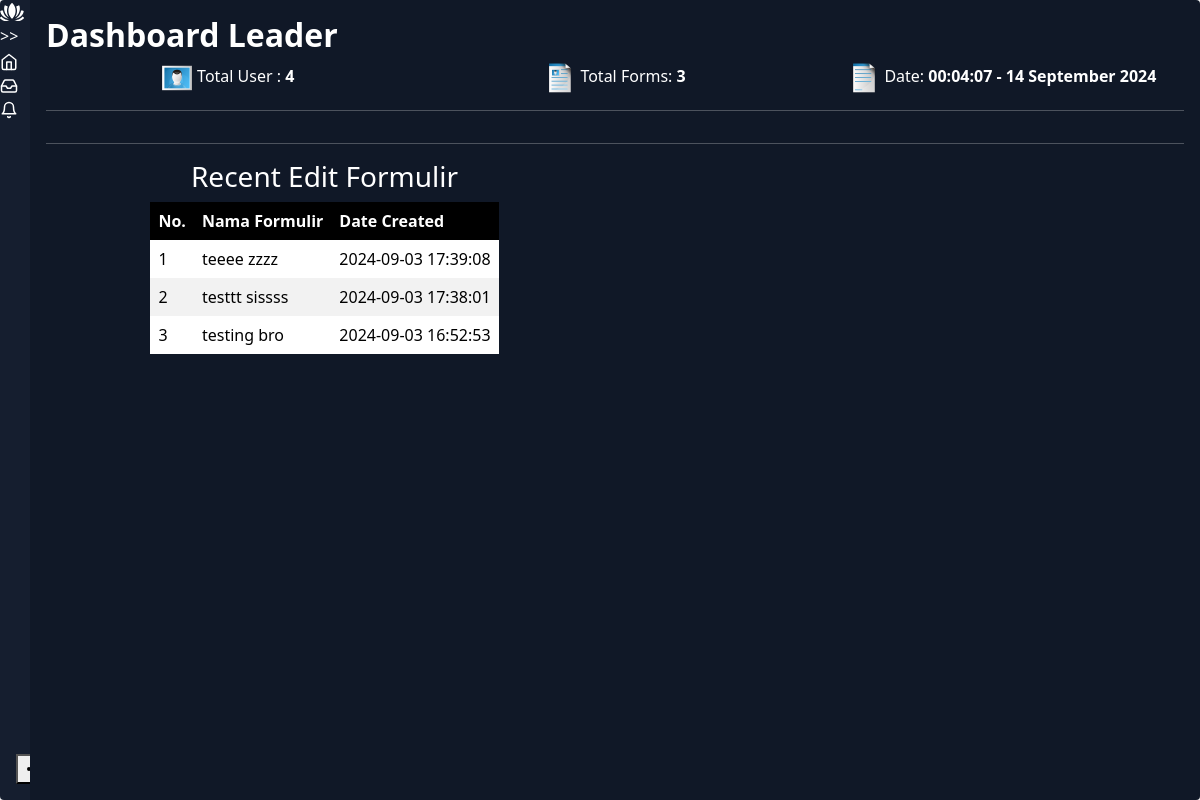
Before: /index.php/display/dashboard with the older database file.
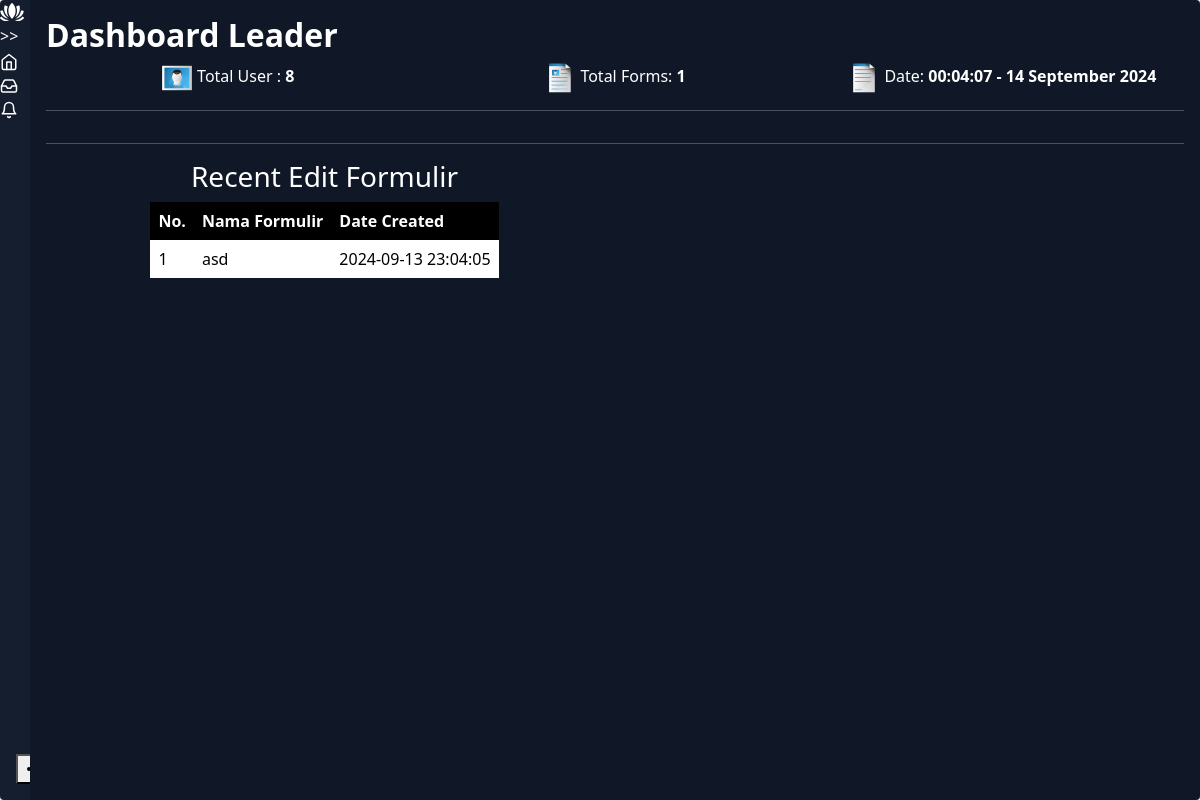
After: the same page with the newer database file.
### tables this page shows
CREATE TABLE IF NOT EXISTS `table_formulir` (
  `id` int(11) NOT NULL AUTO_INCREMENT,
  `name` text DEFAULT NULL,
  `code_json` text DEFAULT NULL,
  `date_created` datetime DEFAULT current_timestamp(),
  PRIMARY KEY (`id`)
);

### application/controllers/Display.php (called while the page is built, shortened)
<?php
class Display extends CI_Controller {
	public function __construct(){
		$this->load->model('DBUser');
		$this->load->model('DBFormulir');
		$this->load->model('DBDynamic');
		$this->load->model('DBHistoryFormulir');
	}
	public function dashboard(){
		$dataForm = $this->DBFormulir->getAllLimitSortBy(10, 'DESC');
		$dataUser = $this->DBUser->getAllLimitBy(10);
		$dataHistory = $this->DBHistoryFormulir->getAllLimitBy(10);
		$t_user = 0;
		$t_hist = 0;
		$t_form = 0;
		if($dataUser != false){
			$t_user = count($dataUser);
		}
		if($dataHistory != false){
			$t_hist = count($dataHistory);
		}
		if($dataForm != false){
			$t_form = count($dataForm);
		}
		$datana = array(
			'data_history' => $dataHistory,
			'data_form' => $dataForm,
			'data_user' => $dataUser,
			'total_hist' => $t_hist,
			'total_user' => $t_user,
			'total_form' => $t_form
		);
		$this->load->view('dashboard', $datana);
	}
}

### index.php (called while the page is built, shortened)
<?php
require_once BASEPATH.'core/CodeIgniter.php';

### application/models/DBFormulir.php (called while the page is built, shortened)
<?php
class DBFormulir extends CI_Model {
	private $table_name = "table_formulir";
	public function getAllLimitSortBy($numeric, $descAsc) {
        $this->db->limit($numeric);
        $this->db->order_by('id', $descAsc);
        $query = $this->db->get($this->table_name);
         if ($query->num_rows() > 0) {
            return $query->result();
        } else {
            return false;
        }
    }
}

### application/views/dashboard.php (the view, shortened to what this page needs)
<link rel="stylesheet" type="text/css" href="/assets/css/style-dashboard.css">
<link href="/assets/css/bootstrap.min.css" rel="stylesheet">
<div class="app-container">
  <div class="sidebar">
    <div class="sidebar-header">
      <div class="app-icon">
      </div>
    </div>
    <?php include('nav_bar_left.php'); ?>
    <div class="account-info">
      <button class="account-info-more">
      </button>
    </div>
  </div>
  <div class="app-content">
 <h2 class="text-putih" >Dashboard Leader</h2>
  <div class="row">
      <div class="col rounded-box">
        <img src="/assets/images/user.png">
        <span>Total User : <strong id="total-user"><?= $total_user; ?></strong></span>
      </div>
      <div class="col rounded-box">
        <img src="/assets/images/form.png">
        <span>Total Forms: <strong id="total-form"><?= $total_form; ?></strong></span>
      </div>
      <div class="col rounded-box">
        <img src="/assets/images/data.png">
        <span>Date: <strong id="today">xx</strong></span>
      </div>
  </div>
<hr>
  <hr>
  <?php if($user_divisi != 'Leader'): ?>
  <div id="table-dashboard-data" class="row">
      <div class="col segment">
        <h3>Recent Edit Formulir</h3>
        <table>
            <thead>
              <tr>
              <th>No.</th>
              <th>Nama Formulir</th>
              <th>Date Created</th>
              </tr>
            </thead>
            <tbody>
             <?php if(!empty($data_form)): ?>
                <?php $nomer=1; ?>
                <?php foreach($data_form as $datana): ?>
            <tr>
              <td><?= $nomer ;?></td>
              <td><?= $datana->name ;?></td>
              <td><?= $datana->date_created ;?></td>
            </tr>
                <?php $nomer++; ?>
                <?php endforeach; ?>
              <?php endif; ?>
          </tbody>
        </table>
      </div>
    <div class="col segment">
    </div>
  </div>
  <?php endif; ?>
</div>

Changed rows visible on the page:
removed table_formulir: name "teeee zzzz", date_created "2024-09-03 17:39:08"
removed table_formulir: name "testtt sissss", date_created "2024-09-03 17:38:01"
removed table_formulir: name "testing bro", date_created "2024-09-03 16:52:53"
added table_formulir: name "asd", date_created "2024-09-13 23:04:05"
Other visible differences:
$total_user: "4" → "8"
$total_form: "3" → "1"
